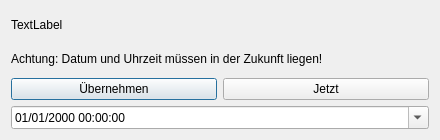
<?xml version="1.0" encoding="UTF-8"?>
<ui version="4.0">
 <class>Dialog_getDatetime</class>
 <widget class="QDialog" name="Dialog_getDatetime">
  <property name="geometry">
   <rect>
    <x>0</x>
    <y>0</y>
    <width>440</width>
    <height>140</height>
   </rect>
  </property>
  <property name="windowTitle">
   <string>Dialog DateTime Eingabe </string>
  </property>
  <property name="windowIcon">
   <iconset resource="pic.qrc">
    <normaloff>:/pics/mainIconAufgabe.png</normaloff>:/pics/mainIconAufgabe.png</iconset>
  </property>
  <layout class="QGridLayout" name="gridLayout">
   <item row="0" column="0" colspan="2">
    <widget class="QLabel" name="label">
     <property name="maximumSize">
      <size>
       <width>16777215</width>
       <height>30</height>
      </size>
     </property>
     <property name="text">
      <string>TextLabel</string>
     </property>
    </widget>
   </item>
   <item row="1" column="0" colspan="2">
    <widget class="QLabel" name="label_2">
     <property name="maximumSize">
      <size>
       <width>16777215</width>
       <height>16777215</height>
      </size>
     </property>
     <property name="text">
      <string>Achtung: Datum und Uhrzeit müssen in der Zukunft liegen!</string>
     </property>
    </widget>
   </item>
   <item row="2" column="0">
    <widget class="QPushButton" name="pushButton_Uebernehmen">
     <property name="text">
      <string>Übernehmen</string>
     </property>
     <property name="icon">
      <iconset resource="pic.qrc">
       <normaloff>:/pics/yes.png</normaloff>:/pics/yes.png</iconset>
     </property>
    </widget>
   </item>
   <item row="2" column="1">
    <widget class="QPushButton" name="pushButton_Jetzt">
     <property name="text">
      <string>Jetzt</string>
     </property>
     <property name="icon">
      <iconset resource="pic.qrc">
       <normaloff>:/pics/now.png</normaloff>:/pics/now.png</iconset>
     </property>
    </widget>
   </item>
   <item row="3" column="0" colspan="2">
    <widget class="QDateTimeEdit" name="dateTimeEdit">
     <property name="minimumSize">
      <size>
       <width>0</width>
       <height>0</height>
      </size>
     </property>
     <property name="displayFormat">
      <string>dd/MM/yyyy HH:mm:ss </string>
     </property>
     <property name="calendarPopup">
      <bool>true</bool>
     </property>
    </widget>
   </item>
  </layout>
 </widget>
 <resources>
  <include location="pic.qrc"/>
 </resources>
 <connections/>
</ui>
